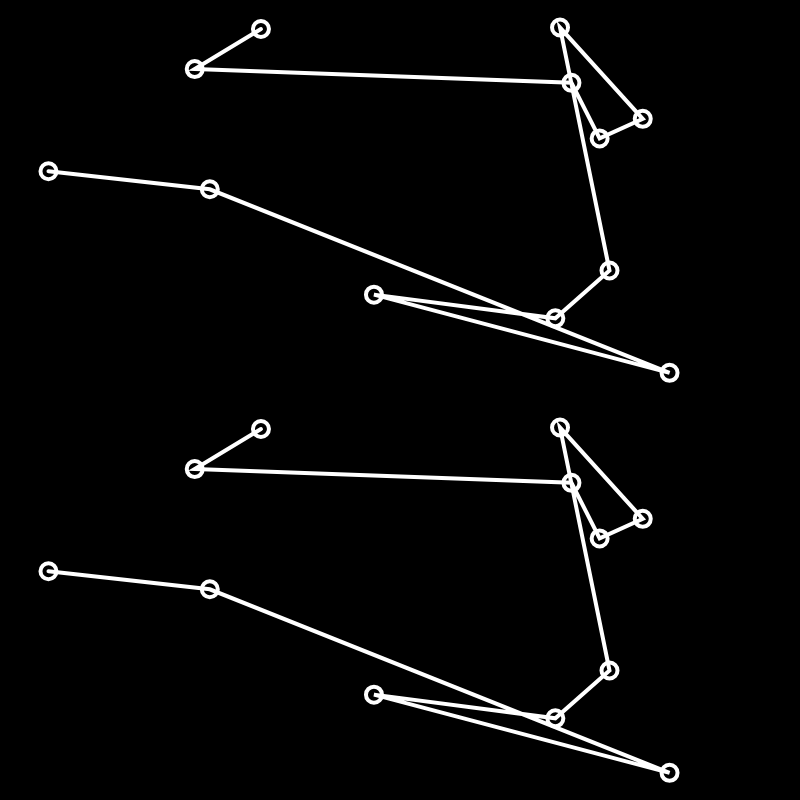
Frame 1 (no input)
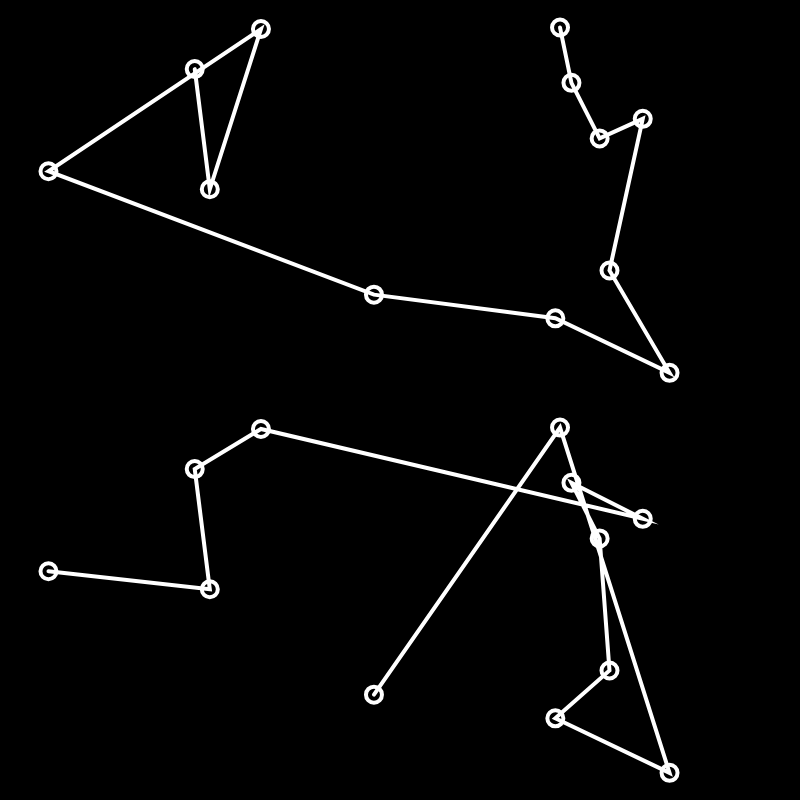
Frame 60 (no input)
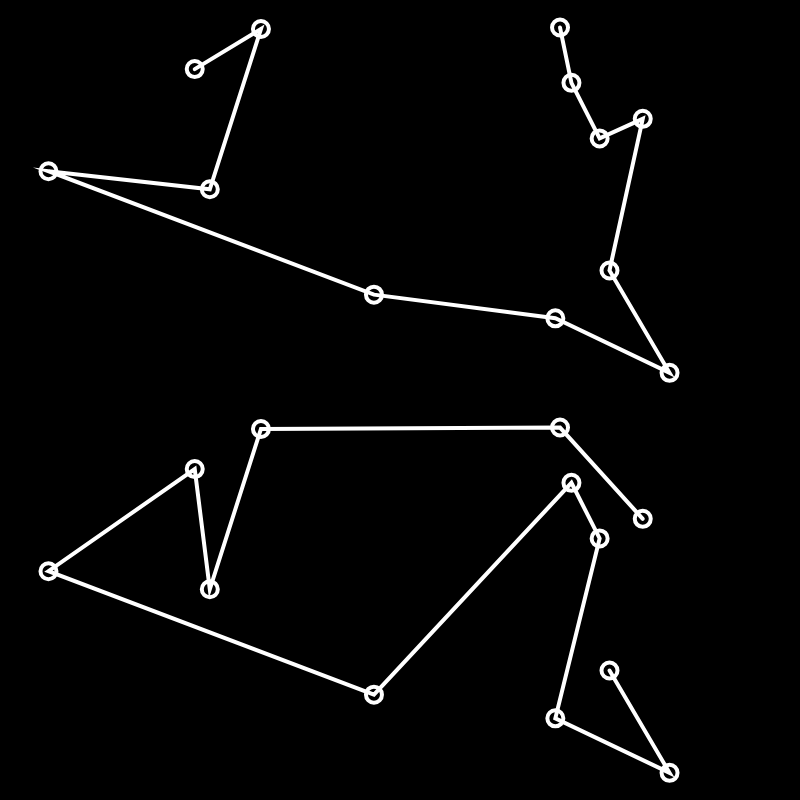
Frame 120 (the mouse pressed at the canvas centre since frame 60)

The p5.js sketch that drew these frames (run headless with seeded random() and noise() and a simulated clock; from frame 60 on, the mouse is pressed at the canvas centre):

// p5.js sketch
// ── sketch.js
var cities = [];
var totalCities = 12;

var popSize = 500;
var population = [];
var fitness = [];

var recordDistance = Infinity;
var bestEver;
var currentBest;

var statusP;

function setup() {
  createCanvas(800, 800);
  var order = [];
  for (var i = 0; i < totalCities; i++) {
    var v = createVector(random(width), random(height / 2));
    cities[i] = v;
    order[i] = i;
  }

  for (var i = 0; i < popSize; i++) {
    population[i] = shuffle(order);
  }
  statusP = createP('').style('font-size', '32pt');
}

function draw() {
  background(0);

  // GA
  calculateFitness();
  normalizeFitness();
  nextGeneration();

  stroke(255);
  strokeWeight(4);
  noFill();
  beginShape();
  for (var i = 0; i < bestEver.length; i++) {
    var n = bestEver[i];
    vertex(cities[n].x, cities[n].y);
    ellipse(cities[n].x, cities[n].y, 16, 16);
  }
  endShape();

  translate(0, height / 2);
  stroke(255);
  strokeWeight(4);
  noFill();
  beginShape();
  for (var i = 0; i < currentBest.length; i++) {
    var n = currentBest[i];
    vertex(cities[n].x, cities[n].y);
    ellipse(cities[n].x, cities[n].y, 16, 16);
  }
  endShape();
}



function swap(a, i, j) {
  var temp = a[i];
  a[i] = a[j];
  a[j] = temp;
}


function calcDistance(points, order) {
  var sum = 0;
  for (var i = 0; i < order.length - 1; i++) {
    var cityAIndex = order[i];
    var cityA = points[cityAIndex];
    var cityBIndex = order[i + 1];
    var cityB = points[cityBIndex];
    var d = dist(cityA.x, cityA.y, cityB.x, cityB.y);
    sum += d;
  }
  return sum;
}

// ── GA.js
function calculateFitness() {
  var currentRecord = Infinity;
  for (var i = 0; i < population.length; i++) {
    var d = calcDistance(cities, population[i]);
    if (d < recordDistance) {
      recordDistance = d;
      bestEver = population[i];
    }
    if (d < currentRecord) {
      currentRecord = d;
      currentBest = population[i];
    }
    fitness[i] = 1 / (d + 1);
  }
}

function normalizeFitness() {
  var sum = 0;
  for (var i = 0; i < fitness.length; i++) {
    sum += fitness[i];
  }
  for (var i = 0; i < fitness.length; i++) {
    fitness[i] = fitness[i] / sum;;
  }
}

function nextGeneration() {
  var newPopulation = [];
  for (var i = 0; i < population.length; i++) {
    var orderA = pickOne(population, fitness);
    var orderB = pickOne(population, fitness);
    var order = crossOver(orderA, orderB);
    mutate(order, 0.01);
    newPopulation[i] = order;
  }
  population = newPopulation;

}

function pickOne(list, prob) {
  var index = 0;
  var r = random(1);

  while (r > 0) {
    r = r - prob[index];
    index++;
  }
  index--;
  return list[index].slice();
}

function crossOver(orderA, orderB) {
  var start = floor(random(orderA.length));
  var end = floor(random(start + 1, orderA.length));
  var neworder = orderA.slice(start, end);
  // var left = totalCities - neworder.length;
  for (var i = 0; i < orderB.length; i++) {
    var city = orderB[i];
    if (!neworder.includes(city)) {
      neworder.push(city);
    }
  }
  return neworder;
}


function mutate(order, mutationRate) {
  for (var i = 0; i < totalCities; i++) {
    if (random(1) < mutationRate) {
      var indexA = floor(random(order.length));
      var indexB = (indexA + 1) % totalCities;
      swap(order, indexA, indexB);
    }
  }
}
